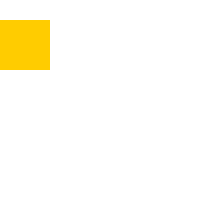
Frame 1 (no input)
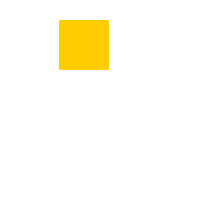
Frame 60 (the mouse pressed at the canvas centre just before this capture)
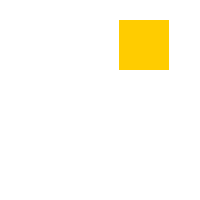
Frame 120 (the mouse held since frame 60 and released just before this capture)

The Processing sketch that drew these frames (run headless with seeded random() and noise(); from frame 60 on, the mouse is pressed at the canvas centre):

// Processing sketch: Question2
// ── Question2.pde
int xPos;

void setup(){
size(200, 200);
noStroke(); 
fill(255, 204, 0);
xPos=0;
}
void draw(){
background(255);
rect(xPos, 20, 50, 50);
if(xPos++>=199) 
xPos=0;
}
